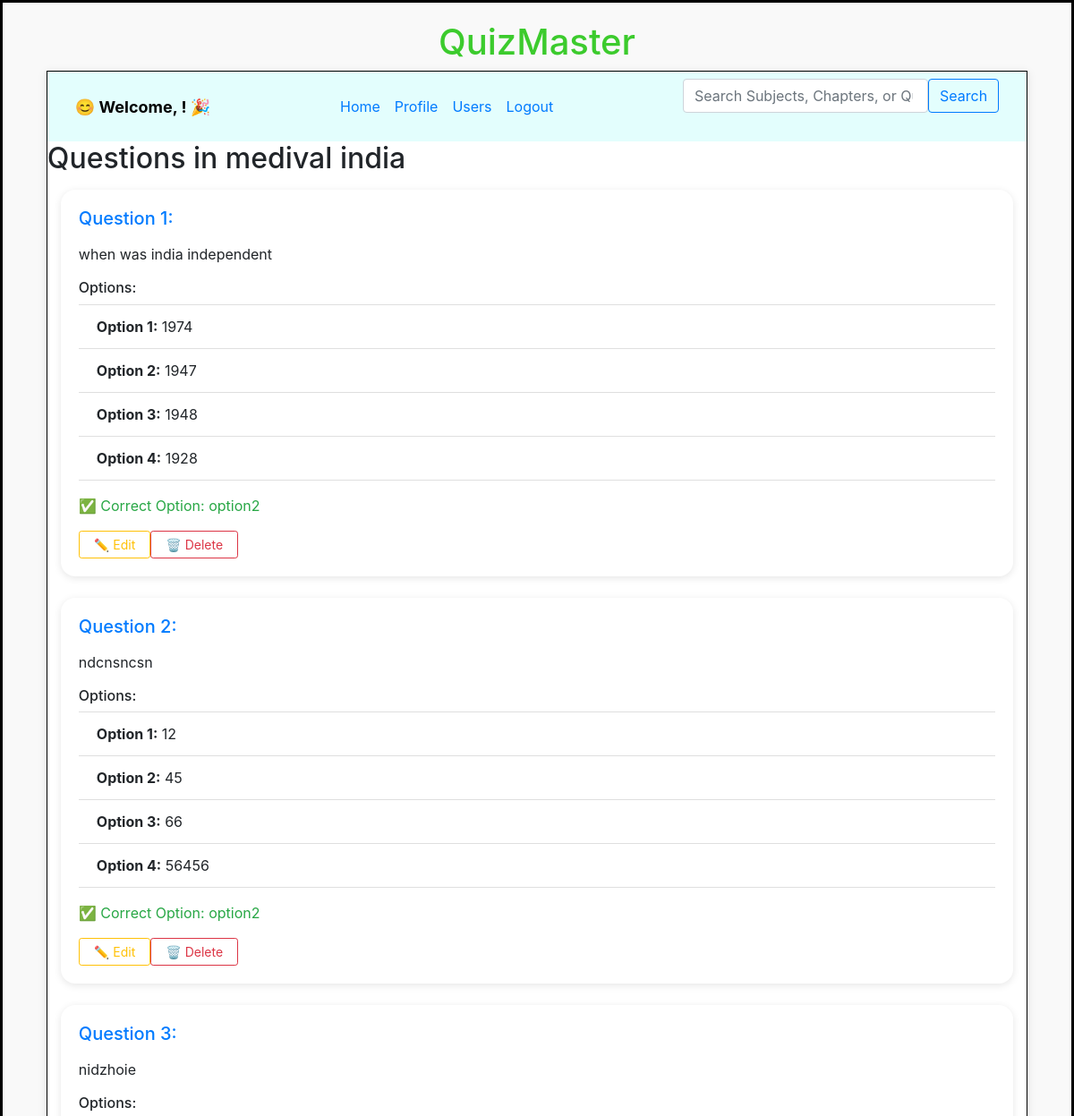
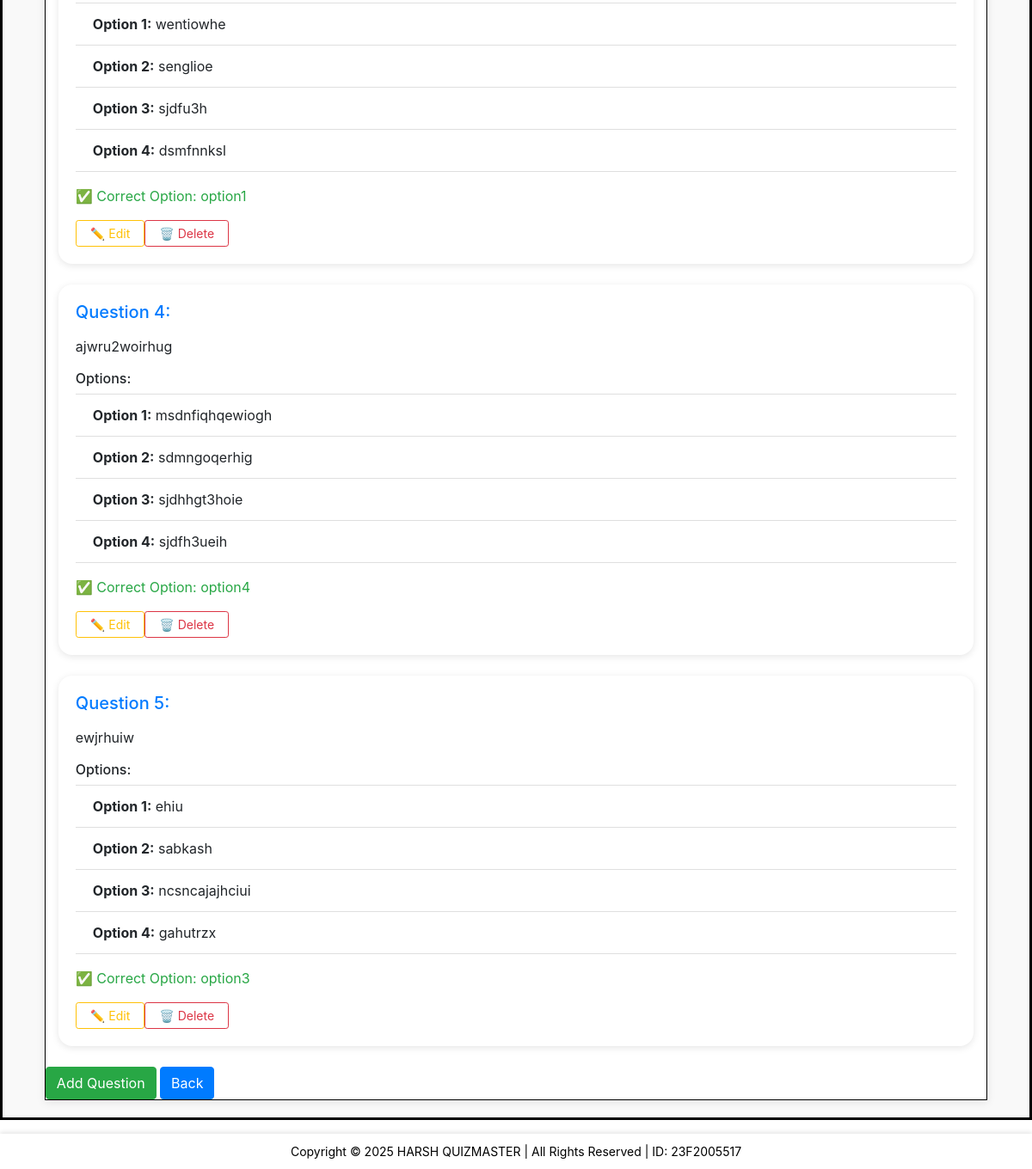
The app's page /questions/2 with its own data (2 pictures, top to bottom).
### backend/models.py (models this page shows)
class Quiz(db.Model):
    __tablename__ = "quiz"
    id = db.Column(db.Integer, primary_key=True)
    name = db.Column(db.String, nullable=False)
    date_of_quiz = db.Column(db.Date, nullable=False)
    time_duration = db.Column(db.Integer, nullable=False)
    remarks = db.Column(db.Text, nullable=True, default="No remarks")
    chapter_id = db.Column(db.Integer, db.ForeignKey("chapter.id"), nullable=False)
    scores = db.relationship("Score", cascade="all,delete", backref="quiz", lazy=True)
    questions = db.relationship("Question", cascade="all,delete", backref="quiz", lazy=True)

class Question(db.Model):
    __tablename__ = "question"
    id = db.Column(db.Integer, primary_key=True)
    question_statement = db.Column(db.Text, nullable=False)
    option1 = db.Column(db.Text, nullable=False)
    option2 = db.Column(db.Text, nullable=False)
    option3 = db.Column(db.Text, nullable=False)
    option4 = db.Column(db.Text, nullable=False)
    correct_option = db.Column(db.String, nullable=False)
    quiz_id = db.Column(db.Integer, db.ForeignKey("quiz.id"), nullable=False)

### backend/controllers.py (the view)
@app.route("/questions/<int:quiz_id>", methods=["GET"])
def question_dashboard(quiz_id):
    questions = Question.query.filter_by(quiz_id=quiz_id).all()
    quiz = Quiz.query.filter_by(id=quiz_id).first()
    return render_template("question_dashboard.html", questions=questions, quiz=quiz)

### templates/question_dashboard.html
{% extends "admin_layout.html" %}
{% block content %}
<h2>Questions in {{ quiz.name }}</h2>
<div class="container mt-3">
    {% if questions %}
        {% for question in questions %}
        <div class="card mb-4 shadow-sm border-0" style="border-radius: 16px;">
            <div class="card-body">
                <h5 class="mb-3">
                    <span class="text-primary">Question {{ loop.index }}:</span>
                </h5>
                <p class="fs-5">{{ question.question_statement }}</p>
                <h6 class="mt-3">Options:</h6>
                <div class="list-group list-group-flush mb-3">
                    <div class="list-group-item"><strong>Option 1:</strong> {{ question.option1 }}</div>
                    <div class="list-group-item"><strong>Option 2:</strong> {{ question.option2 }}</div>
                    <div class="list-group-item"><strong>Option 3:</strong> {{ question.option3 }}</div>
                    <div class="list-group-item"><strong>Option 4:</strong> {{ question.option4 }}</div>
                </div>
                <p class="fw-bold text-success">
                    ✅ Correct Option: {{ question.correct_option }}
                </p>
                <div class="d-flex gap-2">
                    <a href="/edit_question/{{ question.id }}" class="btn btn-outline-warning btn-sm px-3">✏️ Edit</a>
                    <a href="/delete_question/{{ question.id }}" class="btn btn-outline-danger btn-sm px-3">🗑️ Delete</a>
                </div>
            </div>
        </div>
        {% endfor %}
    {% else %}
        <p>No questions available for this quiz.</p>
        {% endif %}
    </div>
    <div class="mt-4">
        <a href="/question/{{ quiz.id }}" class="btn btn-success">Add Question</a>
        <a href="{{ url_for('quiz_dashboard', chapter_id=quiz.chapter_id) }}" class="register-btn btn btn-primary">Back</a>
</div>
{% endblock %}

### static/styles/main.css (style rules this page uses)
* { margin: 0px; }
.card { border-radius: 10px; box-shadow: 0px 2px 8px rgba(0,0,0,0.1); }
.card-body { padding: 15px; }

### records on screen
Quiz: name "medival india"
Question: question_statement "when was india independent", option1 "1974", option2 "1947", option3 "1948", option4 "1928", correct_option "option2"
Question: question_statement "ndcnsncsn", option1 "12", option2 "45", option3 "66", option4 "56456", correct_option "option2"
Question: question_statement "nidzhoie", option1 "wentiowhe", option2 "senglioe", option3 "sjdfu3h", option4 "dsmfnnksl", correct_option "option1"
Question: question_statement "ajwru2woirhug", option1 "msdnfiqhqewiogh", option2 "sdmngoqerhig", option3 "sjdhhgt3hoie", option4 "sjdfh3ueih", correct_option "option4"
Question: question_statement "ewjrhuiw", option1 "ehiu", option2 "sabkash", option3 "ncsncajajhciui", option4 "gahutrzx", correct_option "option3"
